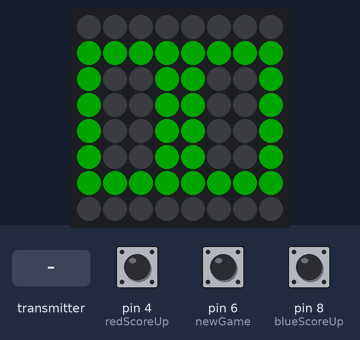
A sketch run on a simulated Arduino Uno, built with avr-gcc and run on an emulated ATmega328P. Parts: 8×8 RGB LED matrix (first LED top left, wired row by row). Inputs (shaded band) come from the test bench; at power-on: pin 8 (blueScoreUp) HIGH, pin 6 (newGame) HIGH, pin 4 (redScoreUp) HIGH. Dim RGB values are drawn brighter than linear; no radio packets arrive unless stated.

Above: at 1.2 s.
1.3 s: pin 8 (blueScoreUp) pulled LOW for 0.15 s
At 1.47 s:
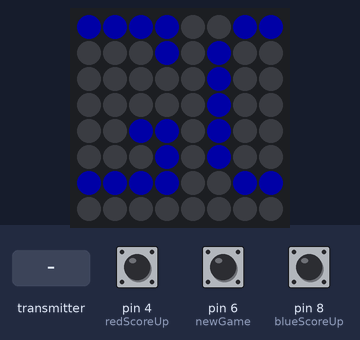
2.0 s: the transmitter starts sending goal = 0
At 2.17 s:
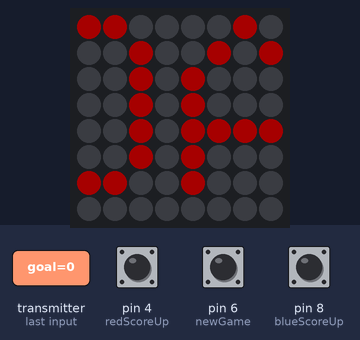
3.9 s: pin 6 (newGame) pulled LOW for 0.15 s
At 3.97 s:
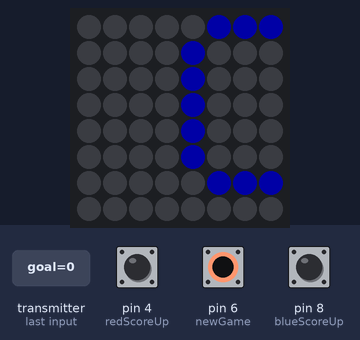

The sketch:

scoreboard.ino
```cpp
// Project  : Foosball Scoreboard

#include "RF24.h"
#include <TimerOne.h>
#include <Adafruit_GFX.h>
#include <Adafruit_NeoMatrix.h>
#include <Adafruit_NeoPixel.h>

#define redScoreUp 4  // The button input for increasing the red score.
#define blueScoreUp 8 // The button input for increasing the blue score.
#define newGame 6     // The button input for a new game.
#define data 5        // The data pin for the neoPixel
#define redGoal 0     // The value the NRF will send when red scores.
#define blueGoal 1    // The value the NRF will send when blue scores.
#define CE 7          // The CE pin for the NRF24L01.
#define CSN 10        // The CSN pin of the NRF24L01.

RF24 radio(CE, CSN);             // Initializes the NRF24l01 CE and CSN pins.
const byte address[6] = "00001"; // NRF 24l01 Addres.
Adafruit_NeoMatrix matrix = Adafruit_NeoMatrix(8, 8, data,
                                               NEO_MATRIX_TOP + NEO_MATRIX_RIGHT +
                                                   NEO_MATRIX_COLUMNS + NEO_MATRIX_PROGRESSIVE,
                                               NEO_GRB + NEO_KHZ800);
const uint16_t colours[] = {
    matrix.Color(255, 0, 0), matrix.Color(0, 0, 255)};
uint32_t numbers[10]{
    // Character Map.
    0b01111110010000100100001001111110, // Map for 0
    0b01000100011111100111111001000000, // Map for 1
    0b01110100010100100100101001000100, // Map for 2
    0b10010010100100101001001011111110, // Map for 3
    0b00011100000100000001000011111110, // Map for 4
    0b10011110100100101001001011110010, // Map for 5
    0b01111000100101001001001001100010, // Map for 6
    0b01000100001001000001010000001100, // Map for 7
    0b00110110010010010100100100110110, // Map for 8
    0b10001100010100100011001000011100  // Map for 9
};
uint8_t goal = 128;
uint8_t redScore = 0;            // The red teams score.
bool redScoreUpPreviousState;    // The previos state of the red score up button.
bool newGameButtonPreviousState; // The previos state of the new game button.

uint8_t blueScore = 0;         // The blue teams score.
bool blueScoreUpPreviousState; // The previos state of the blue score up button.
volatile bool advanceText;     // A variable that goes high every 100ms.
int16_t x;                     // The matrixes x value.
bool clearGame = false;        // A boolean value that is high when the game is over.
bool scoreChanged = true;      // A boolean value that goes high when the scoreboard needs to be updated.
String winningTeam;            // A string that contains whichever team won.

void setup()
{
    radio.begin();                     // Starts comm with the NRF24L01.
    radio.openReadingPipe(0, address); // Opens pipe 0 for reading.
    radio.setPALevel(RF24_PA_MIN);     // Sets the power level of the NRF24L01.
    radio.startListening();            // Tells the NRF24L01 to start listening.
    matrix.begin();                    // Initializes the matrix.
    matrix.setTextWrap(false);         // Allows the text to go off the screen.
    matrix.setBrightness(40);          // Sets the matrix brightness.
    Timer1.initialize(100000);         // Starts an interupt that goes every 100ms.
    Timer1.attachInterrupt(ISR_AdvanceText);
    pinMode(redScoreUp, INPUT_PULLUP);
    pinMode(blueScoreUp, INPUT_PULLUP);
    pinMode(newGame, INPUT_PULLUP);
}

void scrollMessage(String message)
{ // Takes a sring and scrolls it.
    if (advanceText)
    {                           // Only happens if a goal has been scored.
        matrix.clear();         // Whipes the matrix.
        matrix.setCursor(x, 0); // Sets X at whatever stage it is at and y at 0.
        matrix.print(message);  // Prints the next bit of the message.
        if (--x < -42)
        {                        // When this is true message is done.
            x = matrix.width();  // Set X back to 8.
            if (goal == redGoal) // Checks which team has scorred.
                redScore++;
            if (goal == blueGoal)
                blueScore++;
            goal = 128;                            // Sets goal back to its default value.
            scoreChanged = true;                   // Tells the program to change the score displayed.
            if (blueScore == 10 || redScore == 10) // Has either team reached 10?
                clearGame = true;
        }
        matrix.setTextColor(colours[goal]); // Set colour to whichever team scored.
        matrix.show();
        advanceText = false; // Sets the 100ms variable to false.
    }
}

void ISR_AdvanceText()
{
    advanceText = true;
}

void displayScore(uint8_t redScore, uint8_t blueScore)
{
    if (scoreChanged)
    {                   // Only change if the score has changed.
        matrix.clear(); // Whipe the matrix.
        for (uint8_t i = 0; i < 32; i++)
        { // Go through the first half.
            if (bitRead(numbers[redScore], i))
                matrix.setPixelColor(i, colours[redGoal]);
        }
        for (uint8_t i = 32; i < 64; i++)
        {
            if (bitRead(numbers[blueScore], i - 32))
                matrix.setPixelColor(i, colours[blueScore]);
        }
        matrix.show();        // Show what has just been set.
        scoreChanged = false; // Preparing for the next pass.
    }
}

void gameOver()
{ // Clears the game.
    for (uint8_t i = 0; i < 168; i++)
    { // The string has 168 shifts.
        while (!advanceText)
            ;           // Waits here for 100ms.
        matrix.clear(); // Wipe the matrix.
        matrix.setCursor(x, 0);
        if (redScore > blueScore)
        { // Which team won?
            winningTeam = " Red Team";
            matrix.setTextColor(colours[redGoal]);
        }
        else
        {
            winningTeam = " Blue Team";
            matrix.setTextColor(colours[blueGoal]);
        }
        matrix.print("Game Over Winner:" + winningTeam);
        if (--x < -168)
        { // Check if the message is done.
            x = matrix.width();
        }
        matrix.show();
        advanceText = false;
    }
    clearGame = false; // Reset the game.
    redScore = 0;
    blueScore = 0;
    scoreChanged = true;
}

void loop()
{
    displayScore(redScore, blueScore); // Display the current score.
    if (radio.available())
    { // Checks if a message has come in.
        radio.read(&goal, sizeof(goal));
    }
    if (!digitalRead(redScoreUp) && redScoreUpPreviousState)
    {
        scoreChanged = true;
        goal = redGoal;
        redScoreUpPreviousState = false;
    }
    if (digitalRead(redScoreUp))
        redScoreUpPreviousState = true;
    if (!digitalRead(blueScoreUp) && blueScoreUpPreviousState)
    {
        scoreChanged = true;
        goal = blueGoal;
        blueScoreUpPreviousState = false;
    }
    if (digitalRead(blueScoreUp))
        blueScoreUpPreviousState = true;
    // scrollMessage("Goal!!");
    if (!digitalRead(newGame) && newGameButtonPreviousState)
    {
        scoreChanged = false;
        clearGame = true;
        newGameButtonPreviousState = false;
    }
    if (digitalRead(newGame))
        newGameButtonPreviousState = true;
    if (goal != 128)
        scrollMessage("GOAL!!"); // If someone has scored scroll goal.
    if (clearGame)
    { // Is the game done?
        gameOver();
    }
}
```

Measured:
- after the input at 1.3 s, the LEDs: first change at once (image 1 shows a later state)
- after the input at 2.0 s, the LEDs: first differ from a run without the input after 0.13 s (image 2)
- after the input at 3.9 s, the LEDs: change at once (image 3)
